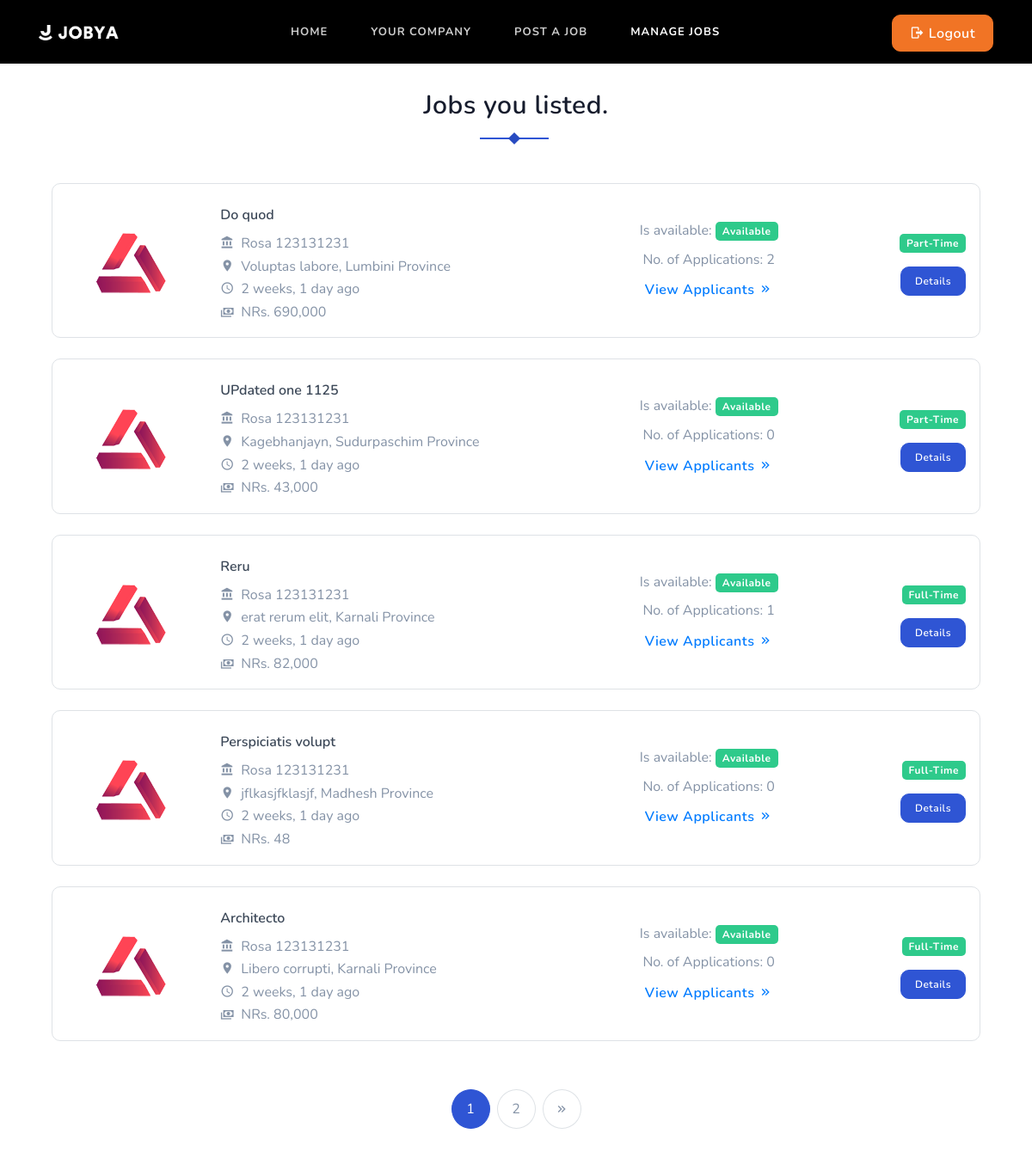
The app's page /job/manage-job/ (signed in), older data.
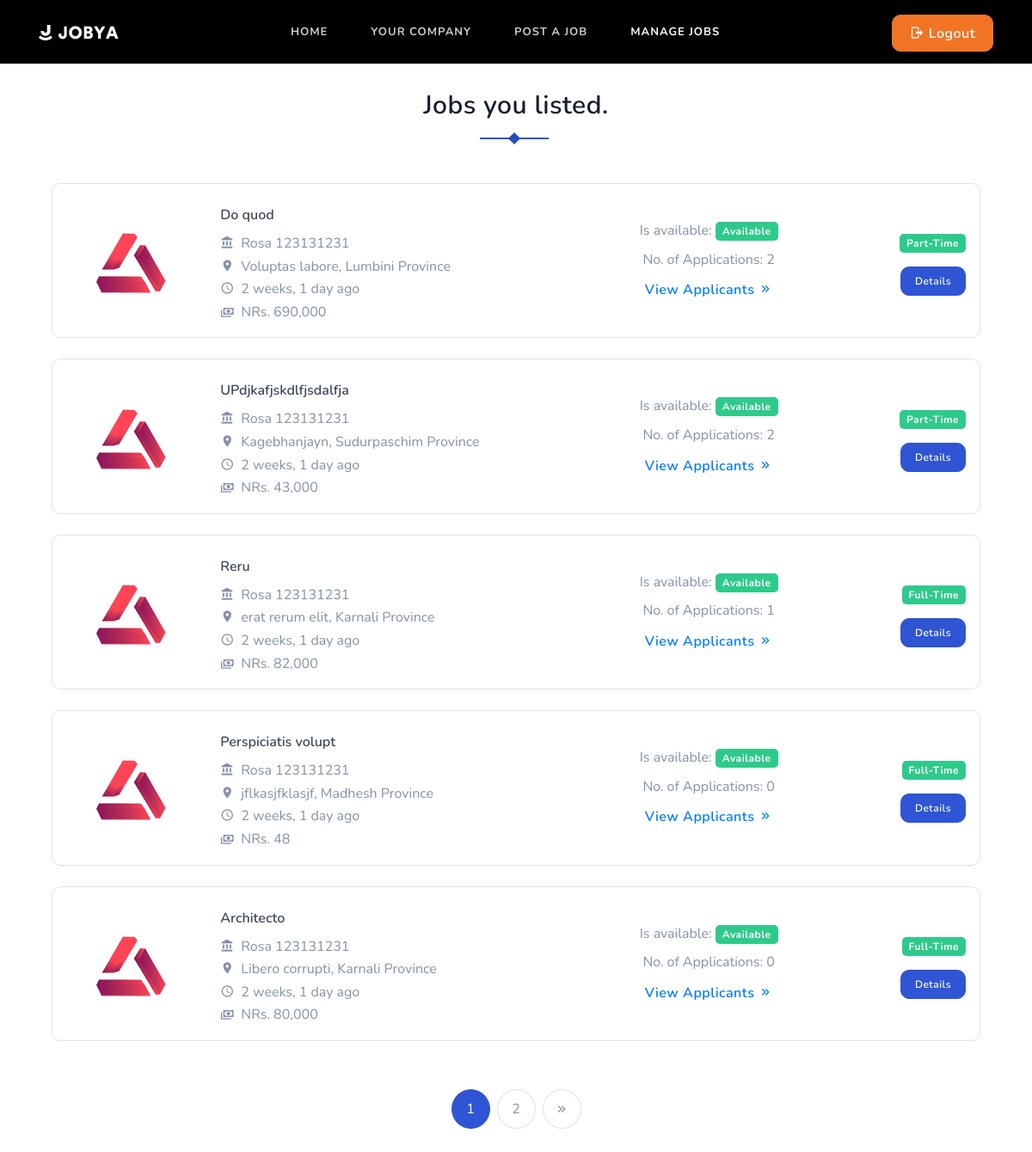
The same page, newer data.
### job/models.py (models this page shows, shortened)
class Job(models.Model):
    JOB_TYPE_CHOICES = [
        ("part-time", "Part Time"),
        ("full-time", "Full Time"),
    ]
    WORK_MODES_CHOICES = [
        ('remote', 'Remote'),
        ('onsite', 'Onsite'),
        ('hybrid', 'Hybrid'),
    ]
    user = models.ForeignKey(User, on_delete=models.CASCADE)
    company = models.ForeignKey(Company, on_delete=models.CASCADE)
    title = models.CharField(max_length=255)
    job_type = models.CharField(max_length=20, choices=JOB_TYPE_CHOICES, default="full-time")
    image = models.ImageField(upload_to="job_images/%y/%m/&=%d", blank=True)
    category = models.ForeignKey(Category, on_delete=models.DO_NOTHING)
    city = models.CharField(max_length=255)
    state = models.ForeignKey(State, on_delete=models.DO_NOTHING, blank=True, null=True)
    salary = models.PositiveIntegerField(blank=True, null=True)
    work_mode = models.CharField(max_length=20, choices=WORK_MODES_CHOICES, default="onsite")
    edu_level = models.CharField(max_length=255)
    experience = models.ForeignKey(Experience, on_delete=models.DO_NOTHING, blank=True, null=True)
    uploaded_date = models.DateTimeField(null=True, blank=True, default=timezone.now)
    email = models.EmailField(max_length=255)
    contact = models.IntegerField()
    description = models.TextField()
    is_available = models.BooleanField(default=True)
    def application_count(self):
        return self.applyjob_set.count()

### company/models.py (models this page shows, shortened)
class Company(models.Model):
    user = models.OneToOneField(User, on_delete=models.CASCADE)
    name = models.CharField(max_length=100, null=True, blank=True)
    est_date = models.DateField(null=True, blank=True)
    city = models.CharField(max_length=100, null=True, blank=True)
    state = models.ForeignKey(State, on_delete=models.DO_NOTHING, blank=True, null=True)
    email = models.EmailField(unique=True, null=True, blank=True)
    number = models.IntegerField(null=True, blank=True)
    website_link = models.URLField(null=True, blank=True)
    services = models.TextField(null=True, blank=True)
    overview = models.TextField(blank=True, null=True)
    image = models.ImageField(upload_to="company_logo/%Y/%m/%d", blank=True)
    is_verified = models.BooleanField(default=False)

class State(models.Model):
    name = models.CharField(max_length=255)
    def __str__(self):
        return self.name

### job/views.py (the view)
# urls.py: path('manage-job/', views.ManageJobsView.as_view(), name='manage-job'),
class ManageJobsView(ListView):
    model = Job
    template_name = 'job/manage_jobs.html'
    context_object_name = 'jobs'
    def dispatch(self, request, *args, **kwargs):
        if not request.user.is_authenticated:
            return redirect('home')
        if not (request.user.is_recruiter and request.user.has_company):
            return redirect('home')
        return super().dispatch(request, *args, **kwargs)
    def get_queryset(self):
        return Job.objects.filter(user=self.request.user, company=self.request.user.company).order_by('-uploaded_date')
    def get_context_data(self, **kwargs):
        context = super().get_context_data(**kwargs)
        page = self.request.GET.get('page', 1)
        paginator = Paginator(context['jobs'], 5)
        try:
            jobs = paginator.page(page)
        except PageNotAnInteger:
            jobs = paginator.page(1)
        except EmptyPage:
            jobs = paginator.page(paginator.num_pages)
        context['jobs'] = jobs  # Update the context with paginated jobs
        context["page_obj"] = jobs  # Return page_obj for template pagination
        return context

### company/context_processors.py (called while the page is built)
def company_context(request):
    company = None
    if request.user.is_authenticated and request.user.has_company:
        company = Company.objects.filter(user=request.user).first()  # or however you link Company to the user
    return {'company': company}

### resume/context_processors.py (called while the page is built)
def resume_context(request):
    resume = None
    if request.user.is_authenticated and request.user.has_resume:
        resume = Resume.objects.filter(user=request.user).first()
    return {'resume': resume}

### templates/job/manage_jobs.html (shortened to what the changed rows need)
{% extends "base.html" %}
{% load widget_tweaks %}
{% load static %}
{% block content %}
{% load humanize %}
<section class="section pt-0">
    <div class="container">
        <div class="row">
            <div class="col-lg-12">
                {% if jobs %}
                {% for job in jobs %}
                <div class="job-list-box border rounded mt-4 pt-2">
                    <div class="p-3">
                        <div class="row align-items-center">
                            <div class="col-lg-2">
                                <div class="company-logo-img">
                                    <img src="{% static 'featured-job/img-1.png' %}" alt="" class="img-fluid mx-auto d-block">
                                </div>
                            </div>
                            <div class="col-lg-5 col-md-8">
                                <div class="job-list-desc">
                                    <h6 class="mb-2"><a href="#" class="text-dark">{{ job.title }}</a></h6>
                                    <p class="text-muted mb-0"><i class="mdi mdi-bank mr-2"></i>{{ job.company.name }}</p>
                                    <p class="text-muted mb-0"><i class="mdi mdi-map-marker mr-2"></i>{{ job.city }}, {{ job.state }}</p>
                                    <p class="text-muted mb-0"><i class="mdi mdi-clock-outline mr-2"></i>{{ job.uploaded_date|naturaltime }}</p>
                                    <p class="text-muted mb-0"><i class="mdi mdi-cash-multiple mr-2"></i>NRs. {{ job.salary|intcomma }}</p>
                                </div>
                            </div>
                            <div class="col-lg-3 col-md-4">
                                <div class="text-center d-flex flex-column align-items-center">
                                    <div class="job-list-button-sm mb-2">
                                        <p class="text-muted mb-0">
                                            Is available:
                                            <span class="badge badge-{% if job.is_available %}success{% else %}danger{% endif %}">
                                                {{ job.is_available|yesno:"Available,Not Available" }}
                                            </span>
                                        </p>
                                    </div>
                                    <div class="job-list-button-sm">
                                        <p class="text-muted mb-0">
                                            No. of Applications: {{ job.application_count }}
                                            <a href="{% url 'applicants' job.pk %}" class="btn btn-link">View Applicants <i class="mdi mdi-chevron-double-right"></i></a>
                                        </p>
                                    </div>
                                </div>
                            </div>
                            <div class="col-lg-2 col-md-3">
                                <div class="job-list-button-sm text-right">
                                    <span class="badge badge-success">{{ job.job_type|title }}</span>
                                    <div class="mt-3">
                                        <a href="{% url 'job-details' job.id %}" class="btn btn-sm btn-primary">Details</a>
                                    </div>
                                </div>
                            </div>
                        </div>
                    </div>
                </div>
                {% endfor %}
                {% else %}
                <div class="container text-center my-5 p-4">
                    <h6 class="title title-line pb-1">No Jobs Added Yet.</h6>
                    Apply Now. <a href="{% url 'create-job' %}">Post A Job</a>
                </div>
                {% endif %}
            </div>
        </div>
    </div>
</section>
{% endblock content %}

Row changes from the older to the newer data that the page shows:
changed Job "Kagebhanjayn": title "UPdated one 1125" → "UPdjkafjskdlfjsdalfja"; application_count "0" → "2"
